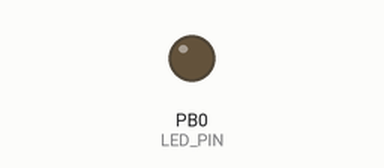
The sketch below on a simulated ATtiny85, built with avr-gcc and run on an emulated ATtiny85. On the bench: output pins drawn as LEDs (lit = HIGH).

Above: at 0.05 s.
At 1.8 s:
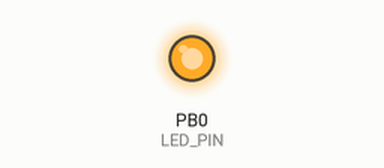
Timing chart, 0 to 4.6 s (numbered marks = the images above):
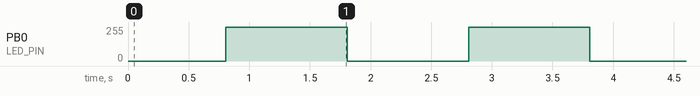

Measured:
- by itself, PB0 (LED_PIN): repeats every 2.0 s: 0/255 1.0 s, 255/255 1.0 s, until it stays 128/255 from 32.8 s

The sketch:

TinyMillisBlinky.ino
```cpp
/* TinyMillisBlinky - a simple sketch to test the TinyMillis timer.
 * A millis()-like timer that uses Timer1 on the ATTiny85
 */

#include <TinyMillis.h>

const byte LED_PIN = 0;
const uint16_t TIMEOUT = 1000; // 1s
boolean led_state = LOW;
int nextChange = 0;


void setup() {
  tinyMillisSetup();
  pinMode(LED_PIN, OUTPUT);
  nextChange = tinyMillis;
}

void loop() {
  if(tinyMillisTimerExpired(nextChange)) {
    led_state = !led_state;
    digitalWrite(LED_PIN, led_state);
    nextChange = tinyMillis() + TIMEOUT;
  }
}
```
